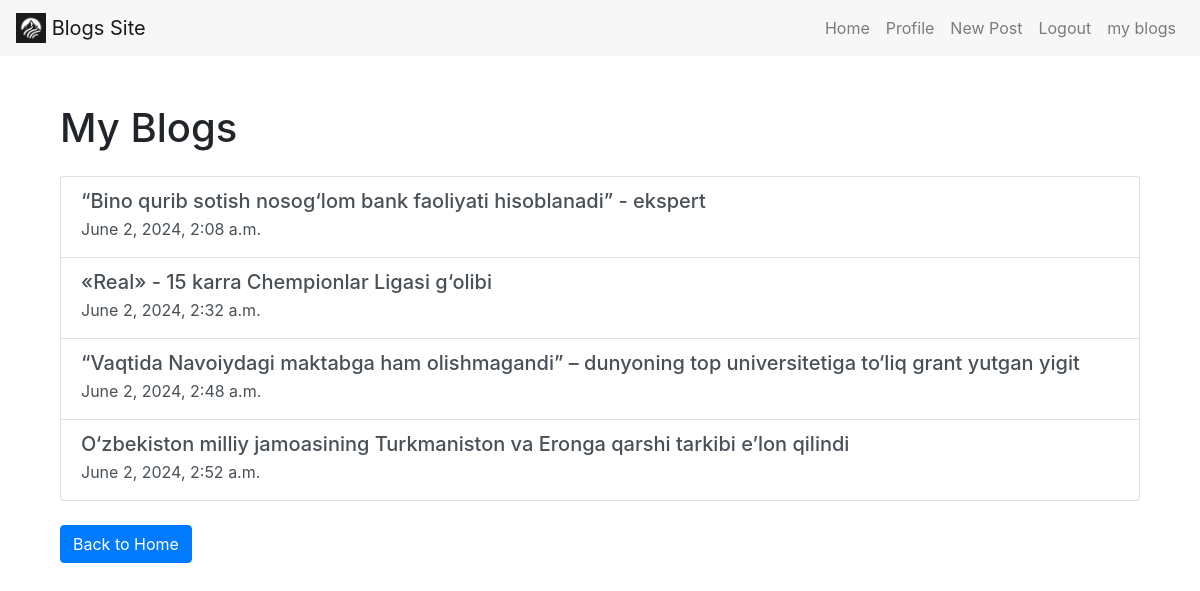
The page /my-blogs/ (signed in) on the database its author committed.
### blogs/models.py (models this page shows, shortened)
class Post(models.Model):
    title = models.CharField(max_length=255)
    image = models.ImageField(upload_to='images/', blank=True, null=True)
    author = models.ForeignKey(User, on_delete=models.CASCADE)
    body = RichTextField()
    created_at = models.DateTimeField(auto_now_add=True)
    updated_at = models.DateTimeField(auto_now=True)
    class Meta:
        db_table = 'post'

### blogs/views.py (the view)
# urls.py: path('my-blogs/', views.BlogSortMyBlogsView.as_view(), name='my-blogs')
class BlogSortMyBlogsView(LoginRequiredMixin, View):
    template_name = 'my_blogs.html'
    def get(self, request, *args, **kwargs):
        my_blogs = Post.objects.filter(author=request.user)
        context = {
            'my_blogs': my_blogs,
            'title': 'My Blogs',
        }
        return render(request, self.template_name, context=context)

### blogs/templates/my_blogs.html (shortened to what this page needs)
{% extends 'base.html' %}
{% block content %}
    <div class="container mt-4">
        <h1 class="my-4">My Blogs</h1>
        <div class="list-group">
            {% for blog in my_blogs %}
                <a href="{% url 'blogs:detail' blog.pk %}" class="list-group-item list-group-item-action">
                    <h5 class="mb-1">{{ blog.title }}</h5>
                    <p class="mb-1">{{ blog.created_at }}</p>
                </a>
            {% empty %}
                <p class="text-muted">No blogs found.</p>
            {% endfor %}
        </div>
        <a href="{% url 'blogs:home' %}" class="btn btn-primary mt-4">Back to Home</a>
    </div>
{% endblock content %}

### rows shown on the page
Post: title "“Bino qurib sotish nosog‘lom bank faoliyati hisoblanadi” - ekspert", created_at "June 2, 2024, 2:08 a.m."
Post: title "«Real» - 15 karra Chempionlar Ligasi g‘olibi", created_at "June 2, 2024, 2:32 a.m."
Post: title "“Vaqtida Navoiydagi maktabga ham olishmagandi” – dunyoning top universitetiga to‘liq grant yutgan yigit", created_at "June 2, 2024, 2:48 a.m."
Post: title "O‘zbekiston milliy jamoasining Turkmaniston va Eronga qarshi tarkibi e’lon qilindi", created_at "June 2, 2024, 2:52 a.m."
